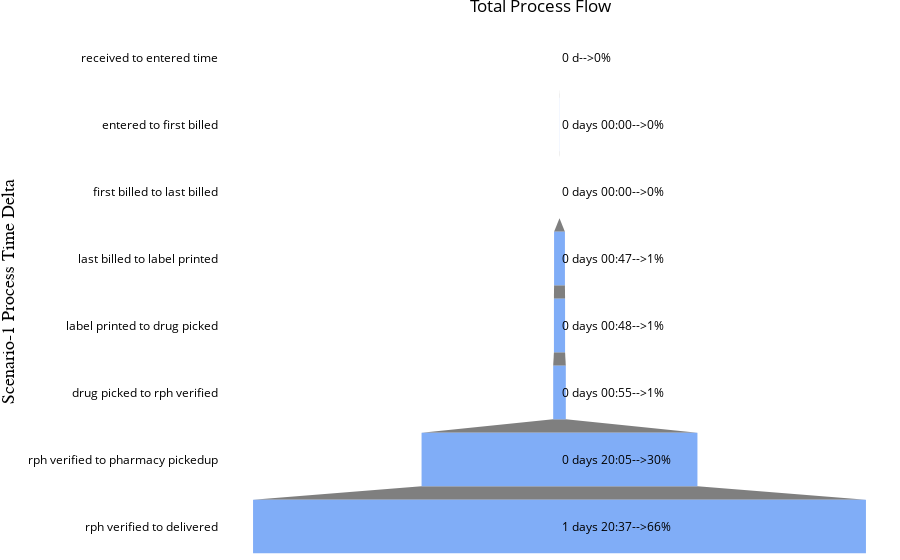

The notebook cell this image was saved under:
### Code cell
row_wise_percent_df = scenario_1_df_time[scenario_1_df_time.columns[:-1]]

row_wise_percent_df = row_wise_percent_df.div(row_wise_percent_df.sum(axis=1), axis=0).round(2)

row_wise_percent_df = row_wise_percent_df.fillna(0)
try:
    
    row_wise_percent_df = row_wise_percent_df.multiply(100).astype(int)
except:
    pass

scenario_1_df_time_object = scenario_1_df_time.copy()

for i in scenario_1_df_time_object.columns:
    scenario_1_df_time_object[i] = scenario_1_df_time_object[i].astype(str)
    
for idx, val in enumerate(row_wise_percent_df.index):
    values_to_be_used = scenario_1_df_time.values.tolist()[idx]
    variable_names = scenario_1_df_time.columns
    #variable_names = [x[12:] for x in variable_names]

    annotation_names = scenario_1_df_time_object.values.tolist()[idx]
    annotation_names = [x[:-3] for x in annotation_names]


    per_annot = row_wise_percent_df.values.tolist()[idx]

    fig = make_subplots()

    fig.add_trace(
        go.Funnel(
        y = variable_names[:-1],
        x = values_to_be_used[:-1],
        textposition='none',
            marker = {"color": [blue_color, blue_color, blue_color, blue_color, blue_color,\
                           blue_color, blue_color, blue_color]}))


    for i,y,k in zip(variable_names[:-1],annotation_names[:-1],per_annot):
        fig.add_annotation(y=i,xanchor='left',
                    text=y+'-->'+str(k)+'%',align='right',showarrow=False)

    fig.update_layout(margin={"r":0,"t":24,"l":0,"b":0},paper_bgcolor='rgb(255,255,255)',plot_bgcolor='rgba(0,0,0,0)',
                      title={'text':str(val)+' Process Flow','xanchor': 'center','x':0.6
    },font=dict(color='black'),

    xaxis=dict(
        title='x Axis',
        titlefont=dict(
            family='Arial',
            size=18,
            color='Black'
        )
    ),
    yaxis=dict(
        title='Scenario-1 Process Time Delta',
        titlefont=dict(
            family='Arial',
            size=18,
            color='black'
        )
    ))


    fig.write_image(output_distribution_sce_1+str(val)+"_refill.png") #pip install -U kaleido & restart jupyter


fig.show()

### Figure 1 — Plotly figure (JSON) as saved in the notebook; plotly's stock layout.template omitted (floating-point values rounded to 4 significant figures)
{"data": [{"marker": {"color": ["#80ADF7", "#80ADF7", "#80ADF7", "#80ADF7", "#80ADF7", "#80ADF7", "#80ADF7", "#80ADF7"]}, "textposition": "none", "type": "funnel", "x": [0, 28000000000, 0, 2849000000000, 2924000000000, 3309000000000, 72317000000000, 160658000000000], "y": ["received to entered time", "entered to first billed", "first billed to last billed", "last billed to label printed", "label printed to drug picked", "drug picked to rph verified", "rph verified to pharmacy pickedup", "rph verified to delivered"]}], "layout": {"annotations": [{"align": "right", "showarrow": false, "text": "0 d-->0%", "xanchor": "left", "y": "received to entered time"}, {"align": "right", "showarrow": false, "text": "0 days 00:00-->0%", "xanchor": "left", "y": "entered to first billed"}, {"align": "right", "showarrow": false, "text": "0 days 00:00-->0%", "xanchor": "left", "y": "first billed to last billed"}, {"align": "right", "showarrow": false, "text": "0 days 00:47-->1%", "xanchor": "left", "y": "last billed to label printed"}, {"align": "right", "showarrow": false, "text": "0 days 00:48-->1%", "xanchor": "left", "y": "label printed to drug picked"}, {"align": "right", "showarrow": false, "text": "0 days 00:55-->1%", "xanchor": "left", "y": "drug picked to rph verified"}, {"align": "right", "showarrow": false, "text": "0 days 20:05-->30%", "xanchor": "left", "y": "rph verified to pharmacy pickedup"}, {"align": "right", "showarrow": false, "text": "1 days 20:37-->66%", "xanchor": "left", "y": "rph verified to delivered"}], "font": {"color": "black"}, "margin": {"b": 0, "l": 0, "r": 0, "t": 24}, "paper_bgcolor": "rgb(255,255,255)", "plot_bgcolor": "rgba(0,0,0,0)", "title": {"text": "Total Process Flow", "x": 0.6, "xanchor": "center"}, "xaxis": {"anchor": "y", "domain": [0, 1], "title": {"font": {"color": "Black", "family": "Arial", "size": 18}, "text": "x Axis"}}, "yaxis": {"anchor": "x", "domain": [0, 1], "title": {"font": {"color": "black", "family": "Arial", "size": 18}, "text": "Scenario-1 Process Time Delta"}}}}
